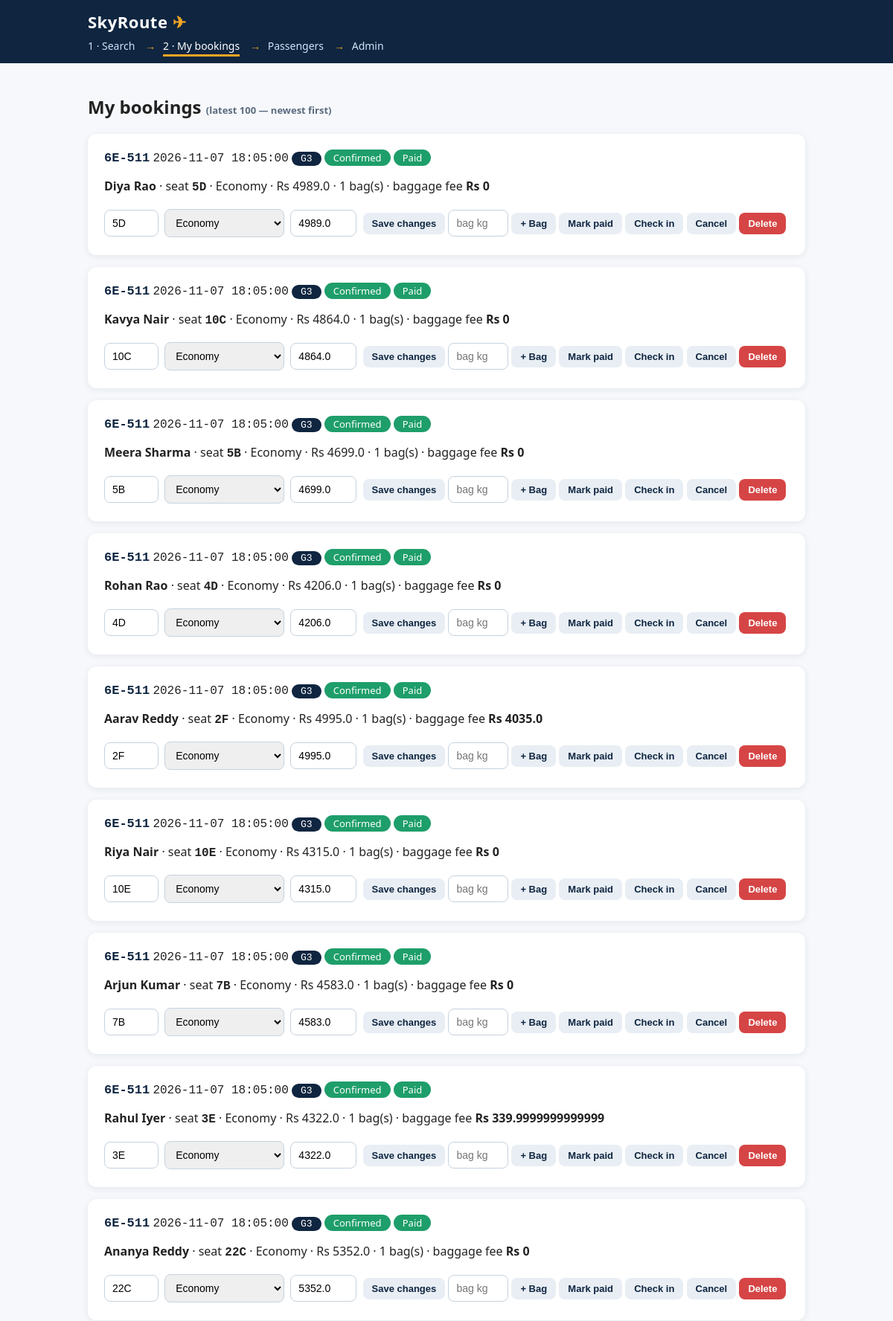
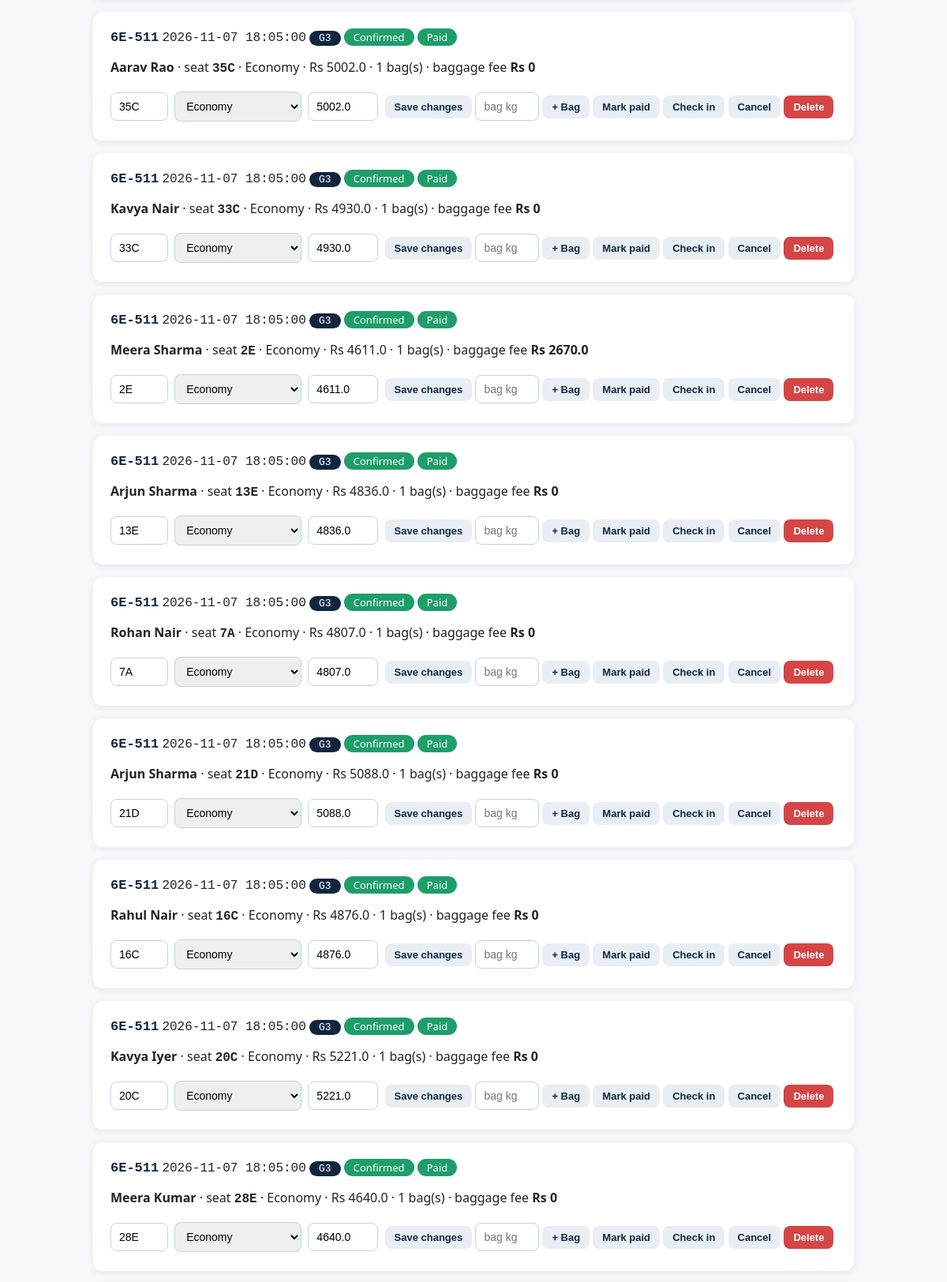
Screenshot of /bookings (upper part) with the database file from the repository (2 pictures, top to bottom).
### tables this page shows
CREATE TABLE Payments (
  payment_id    INTEGER PRIMARY KEY AUTOINCREMENT,
  booking_id    INTEGER NOT NULL UNIQUE REFERENCES Bookings (booking_id)
                ON DELETE CASCADE ON UPDATE CASCADE,
  amount        REAL NOT NULL CHECK (amount >= 0),
  pay_method    TEXT NOT NULL,
  pay_status    TEXT NOT NULL DEFAULT 'Pending'
                CHECK (pay_status IN ('Pending','Paid','Failed','Refunded')),
  txn_reference TEXT UNIQUE,
  paid_at       TEXT
);

CREATE TABLE Flights (
  flight_id            INTEGER PRIMARY KEY AUTOINCREMENT,
  flight_number        TEXT NOT NULL,
  airline_id           INTEGER NOT NULL REFERENCES Airlines (airline_id)
                       ON DELETE CASCADE ON UPDATE CASCADE,
  departure_airport_id INTEGER NOT NULL REFERENCES Airports (airport_id)
                       ON DELETE RESTRICT ON UPDATE CASCADE,
  arrival_airport_id   INTEGER NOT NULL REFERENCES Airports (airport_id)
                       ON DELETE RESTRICT ON UPDATE CASCADE,
  sched_departure      TEXT NOT NULL,
  sched_arrival        TEXT NOT NULL,
  flight_status        TEXT NOT NULL DEFAULT 'Active'
                       CHECK (flight_status IN ('Active','Suspended')),
  UNIQUE (flight_number),
  CHECK (departure_airport_id <> arrival_airport_id)
);

CREATE TABLE Departures (
  departure_id        INTEGER PRIMARY KEY AUTOINCREMENT,
  flight_id           INTEGER NOT NULL REFERENCES Flights (flight_id)
                      ON DELETE CASCADE ON UPDATE CASCADE,
  scheduled_departure TEXT NOT NULL,
  scheduled_arrival   TEXT NOT NULL,
  departure_status    TEXT NOT NULL DEFAULT 'Scheduled'
                      CHECK (departure_status IN
                        ('Scheduled','Boarding','Departed','Arrived','Delayed','Cancelled')),
  aircraft_id INTEGER REFERENCES Aircraft (aircraft_id)
              ON DELETE SET NULL ON UPDATE CASCADE,
  gate_id     INTEGER REFERENCES Gates (gate_id)
              ON DELETE SET NULL ON UPDATE CASCADE,
  UNIQUE (flight_id, scheduled_departure),
  CHECK (scheduled_arrival > scheduled_departure)
);

CREATE TABLE Gates (
  gate_id     INTEGER PRIMARY KEY AUTOINCREMENT,
  terminal_id INTEGER NOT NULL REFERENCES Terminals (terminal_id)
              ON DELETE CASCADE ON UPDATE CASCADE,
  gate_number TEXT NOT NULL,
  gate_status TEXT NOT NULL DEFAULT 'Open'
              CHECK (gate_status IN ('Open','Closed','Maintenance')),
  UNIQUE (terminal_id, gate_number)
);

CREATE TABLE Bookings (
  booking_id   INTEGER PRIMARY KEY AUTOINCREMENT,
  passenger_id INTEGER NOT NULL REFERENCES Passengers (passenger_id)
               ON DELETE CASCADE ON UPDATE CASCADE,
  departure_id INTEGER NOT NULL REFERENCES Departures (departure_id)
               ON DELETE CASCADE ON UPDATE CASCADE,
  seat_number  TEXT NOT NULL,
  travel_class TEXT NOT NULL DEFAULT 'Economy'
               CHECK (travel_class IN ('Economy','Premium Economy','Business','First')),
  price        REAL NOT NULL CHECK (price >= 0),
  booking_status TEXT NOT NULL DEFAULT 'Confirmed'
               CHECK (booking_status IN ('Pending','Confirmed','Cancelled','Refunded')),
  booked_at    TEXT NOT NULL DEFAULT (datetime('now')),
  UNIQUE (departure_id, seat_number)
);

CREATE TABLE Passengers (
  passenger_id    INTEGER PRIMARY KEY AUTOINCREMENT,
  first_name      TEXT NOT NULL,
  last_name       TEXT NOT NULL,
  passport_number TEXT,
  nationality     TEXT NOT NULL DEFAULT 'India',
  phone           TEXT NOT NULL,
  email           TEXT NOT NULL,
  UNIQUE (passport_number),
  UNIQUE (email)
);

### app.py (the view)
@app.route("/bookings")
def bookings():
    db = get_db()
    rows = db.execute(
        """SELECT b.*, p.first_name, p.last_name, f.flight_number, d.scheduled_departure,
                  g.gate_number, pay.pay_status,
                  (SELECT COUNT(*) FROM Baggage WHERE booking_id = b.booking_id) AS bags,
                  COALESCE((SELECT SUM(MAX(weight_kg - 20, 0)) * 500 FROM Baggage
                            WHERE booking_id = b.booking_id), 0) AS fee,
                  (SELECT boarding_status FROM Check_Ins WHERE booking_id = b.booking_id) AS boarding
           FROM Bookings b
           JOIN Passengers p ON b.passenger_id = p.passenger_id
           JOIN Departures d ON b.departure_id = d.departure_id
           JOIN Flights f ON d.flight_id = f.flight_id
           LEFT JOIN Gates g ON d.gate_id = g.gate_id
           LEFT JOIN Payments pay ON b.booking_id = pay.booking_id
           ORDER BY b.booking_id DESC LIMIT 100""").fetchall()
    return render_template("bookings.html", rows=rows)

### app.py (called while the page is built)
def get_db():
    if "db" not in g:
        g.db = sqlite3.connect(DB)
        g.db.row_factory = sqlite3.Row
        g.db.execute("PRAGMA foreign_keys = ON")
    return g.db

### templates/bookings.html
{% extends "base.html" %}{% set page='bookings' %}{% block body %}
<h2>My bookings <span class="mut">(latest 100 — newest first)</span></h2>
{% for b in rows %}
<div class="card">
<div><span class="flight">{{ b.flight_number }}</span>
<span class="mono">{{ b.scheduled_departure }}</span>
<span class="gate">{{ b.gate_number or "—" }}</span>
<span class="pill {{ 'green' if b.booking_status=='Confirmed' else 'grey' }}">{{ b.booking_status }}</span>
<span class="pill {{ 'green' if b.pay_status=='Paid' else 'amber' }}">{{ b.pay_status }}</span>
{% if b.boarding %}<span class="pill green">{{ b.boarding }}</span>{% endif %}</div>
<p><b>{{ b.first_name }} {{ b.last_name }}</b> · seat <b class="mono">{{ b.seat_number }}</b> ·
{{ b.travel_class }} · Rs {{ b.price }} · {{ b.bags }} bag(s) ·
baggage fee <b>Rs {{ b.fee }}</b></p>
<div>
<form class="inline" action="/bookings/{{ b.booking_id }}/edit" method="post">
<input name="seat" value="{{ b.seat_number }}" size="4" title="New seat">
<select name="travel_class">
{% for c in ['Economy','Premium Economy','Business','First'] %}
<option {% if c==b.travel_class %}selected{% endif %}>{{ c }}</option>{% endfor %}</select>
<input name="price" value="{{ b.price }}" size="6" title="New price">
<button class="ghost">Save changes</button></form>
<form class="inline" action="/baggage/{{ b.booking_id }}" method="post">
<input name="weight" size="5" placeholder="bag kg" required><button class="ghost">+ Bag</button></form>
<form class="inline" action="/payment/{{ b.booking_id }}/pay" method="post"><button class="ghost">Mark paid</button></form>
<form class="inline" action="/checkin/{{ b.booking_id }}" method="post"><button class="ghost">Check in</button></form>
<form class="inline" action="/bookings/{{ b.booking_id }}/cancel" method="post"><button class="ghost">Cancel</button></form>
<form class="inline" action="/bookings/{{ b.booking_id }}/delete" method="post"><button class="danger">Delete</button></form>
</div></div>
{% else %}<div class="card"><p>No bookings yet. <a href="/">Search a flight and pick a seat.</a></p></div>
{% endfor %}{% endblock %}

### templates/base.html (shortened to what this page needs)
<!doctype html>
<html><head><meta charset="utf-8"><meta name="viewport" content="width=device-width,initial-scale=1">
</head>
<body>
<header><div class="wrap">
<div class="brand">SkyRoute <span>✈</span></div>
<nav class="steps">
<a href="/" class="{{ 'here' if page=='search' else '' }}">1 · Search</a><b>→</b>
<a href="/bookings" class="{{ 'here' if page=='bookings' else '' }}">2 · My bookings</a><b>→</b>
<a href="/passengers" class="{{ 'here' if page=='pax' else '' }}">Passengers</a><b>→</b>
<a href="/admin" class="{{ 'here' if page=='admin' else '' }}">Admin</a>
</nav></div></header>
<main><div class="wrap">
{% block body %}{% endblock %}
</div></main>
</body></html>

### templates/base.html (style rules this page uses)
:root { --ink:#0f2540;--sky:#1b7fd4;--amber:#f5a623;--paper:#f6f8fb; --ok:#1e9e6a;--bad:#d64545;--mut:#5b6b7f }
* { box-sizing:border-box }
body { font-family:"Segoe UI",Arial,sans-serif;margin:0;background:var(--paper);color:#222 }
header { background:var(--ink);color:#fff;padding:14px 0 }
.wrap { max-width:1000px;margin:0 auto;padding:0 18px }
.brand { font-size:22px;font-weight:800;letter-spacing:.5px }
.brand span { color:var(--amber) }
nav.steps { margin-top:8px;font-size:14px }
nav.steps a { color:#cfe3f7;text-decoration:none;margin-right:8px }
nav.steps a.here { color:#fff;border-bottom:3px solid var(--amber);padding-bottom:2px }
nav.steps b { color:var(--amber);margin:0 6px }
main { padding:22px 0 60px }
.card { background:#fff;border-radius:12px;padding:20px 22px;margin:16px 0; box-shadow:0 2px 10px rgba(15,37,64,.08) }
.mono { font-family:Consolas,Menlo,monospace }
.flight { font-family:Consolas,Menlo,monospace;font-weight:700;font-size:17px;color:var(--ink) }
.gate { display:inline-block;background:var(--ink);color:#fff;border-radius:20px; padding:2px 12px;font-family:Consolas,monospace;font-size:13px }
.pill { display:inline-block;border-radius:20px;padding:2px 12px;font-size:13px;color:#fff }
.green { background:var(--ok) }
input,select { padding:9px 10px;margin:4px 4px 4px 0;border:1px solid #c6d2de;border-radius:8px;font-size:14px }
button,.btn { background:var(--amber);border:none;border-radius:8px;padding:10px 18px; font-size:15px;font-weight:700;color:#3a2a00;cursor:pointer;text-decoration:none;display:inline-block }
button.ghost { background:#e8eef4;color:var(--ink);font-weight:600;padding:7px 12px;font-size:13px }
button.danger { background:var(--bad);color:#fff;padding:7px 12px;font-size:13px }
form.inline { display:inline }
.mut { color:var(--mut);font-size:13px }

### rows the page displays
Payments: flight_number "6E-511", scheduled_departure "2026-11-07 18:05:00", gate_number "G3", booking_status "Confirmed", pay_status "Paid", first_name "Diya", last_name "Rao", seat_number "5D", travel_class "Economy", price "4989.0", bags "1", fee "0", seat "5D"
Payments: flight_number "6E-511", scheduled_departure "2026-11-07 18:05:00", gate_number "G3", booking_status "Confirmed", pay_status "Paid", first_name "Kavya", last_name "Nair", seat_number "10C", travel_class "Economy", price "4864.0", bags "1", fee "0", seat "10C"
Payments: flight_number "6E-511", scheduled_departure "2026-11-07 18:05:00", gate_number "G3", booking_status "Confirmed", pay_status "Paid", first_name "Meera", last_name "Sharma", seat_number "5B", travel_class "Economy", price "4699.0", bags "1", fee "0", seat "5B"
Payments: flight_number "6E-511", scheduled_departure "2026-11-07 18:05:00", gate_number "G3", booking_status "Confirmed", pay_status "Paid", first_name "Rohan", last_name "Rao", seat_number "4D", travel_class "Economy", price "4206.0", bags "1", fee "0", seat "4D"
Payments: flight_number "6E-511", scheduled_departure "2026-11-07 18:05:00", gate_number "G3", booking_status "Confirmed", pay_status "Paid", first_name "Aarav", last_name "Reddy", seat_number "2F", travel_class "Economy", price "4995.0", bags "1", fee "4035.0", seat "2F"
Payments: flight_number "6E-511", scheduled_departure "2026-11-07 18:05:00", gate_number "G3", booking_status "Confirmed", pay_status "Paid", first_name "Riya", last_name "Nair", seat_number "10E", travel_class "Economy", price "4315.0", bags "1", fee "0", seat "10E"
Payments: flight_number "6E-511", scheduled_departure "2026-11-07 18:05:00", gate_number "G3", booking_status "Confirmed", pay_status "Paid", first_name "Arjun", last_name "Kumar", seat_number "7B", travel_class "Economy", price "4583.0", bags "1", fee "0", seat "7B"
Payments: flight_number "6E-511", scheduled_departure "2026-11-07 18:05:00", gate_number "G3", booking_status "Confirmed", pay_status "Paid", first_name "Rahul", last_name "Iyer", seat_number "3E", travel_class "Economy", price "4322.0", bags "1", fee "339.9999999999999", seat "3E"
Payments: flight_number "6E-511", scheduled_departure "2026-11-07 18:05:00", gate_number "G3", booking_status "Confirmed", pay_status "Paid", first_name "Ananya", last_name "Reddy", seat_number "22C", travel_class "Economy", price "5352.0", bags "1", fee "0", seat "22C"
Payments: flight_number "6E-511", scheduled_departure "2026-11-07 18:05:00", gate_number "G3", booking_status "Confirmed", pay_status "Paid", first_name "Aarav", last_name "Rao", seat_number "35C", travel_class "Economy", price "5002.0", bags "1", fee "0", seat "35C"
Payments: flight_number "6E-511", scheduled_departure "2026-11-07 18:05:00", gate_number "G3", booking_status "Confirmed", pay_status "Paid", first_name "Kavya", last_name "Nair", seat_number "33C", travel_class "Economy", price "4930.0", bags "1", fee "0", seat "33C"
Payments: flight_number "6E-511", scheduled_departure "2026-11-07 18:05:00", gate_number "G3", booking_status "Confirmed", pay_status "Paid", first_name "Meera", last_name "Sharma", seat_number "2E", travel_class "Economy", price "4611.0", bags "1", fee "2670.0", seat "2E"
Payments: flight_number "6E-511", scheduled_departure "2026-11-07 18:05:00", gate_number "G3", booking_status "Confirmed", pay_status "Paid", first_name "Arjun", last_name "Sharma", seat_number "13E", travel_class "Economy", price "4836.0", bags "1", fee "0", seat "13E"
Payments: flight_number "6E-511", scheduled_departure "2026-11-07 18:05:00", gate_number "G3", booking_status "Confirmed", pay_status "Paid", first_name "Rohan", last_name "Nair", seat_number "7A", travel_class "Economy", price "4807.0", bags "1", fee "0", seat "7A"
Payments: flight_number "6E-511", scheduled_departure "2026-11-07 18:05:00", gate_number "G3", booking_status "Confirmed", pay_status "Paid", first_name "Arjun", last_name "Sharma", seat_number "21D", travel_class "Economy", price "5088.0", bags "1", fee "0", seat "21D"
Payments: flight_number "6E-511", scheduled_departure "2026-11-07 18:05:00", gate_number "G3", booking_status "Confirmed", pay_status "Paid", first_name "Rahul", last_name "Nair", seat_number "16C", travel_class "Economy", price "4876.0", bags "1", fee "0", seat "16C"
Payments: flight_number "6E-511", scheduled_departure "2026-11-07 18:05:00", gate_number "G3", booking_status "Confirmed", pay_status "Paid", first_name "Kavya", last_name "Iyer", seat_number "20C", travel_class "Economy", price "5221.0", bags "1", fee "0", seat "20C"
Payments: flight_number "6E-511", scheduled_departure "2026-11-07 18:05:00", gate_number "G3", booking_status "Confirmed", pay_status "Paid", first_name "Meera", last_name "Kumar", seat_number "28E", travel_class "Economy", price "4640.0", bags "1", fee "0", seat "28E"

### other values shown
form field travel_class "Economy"
